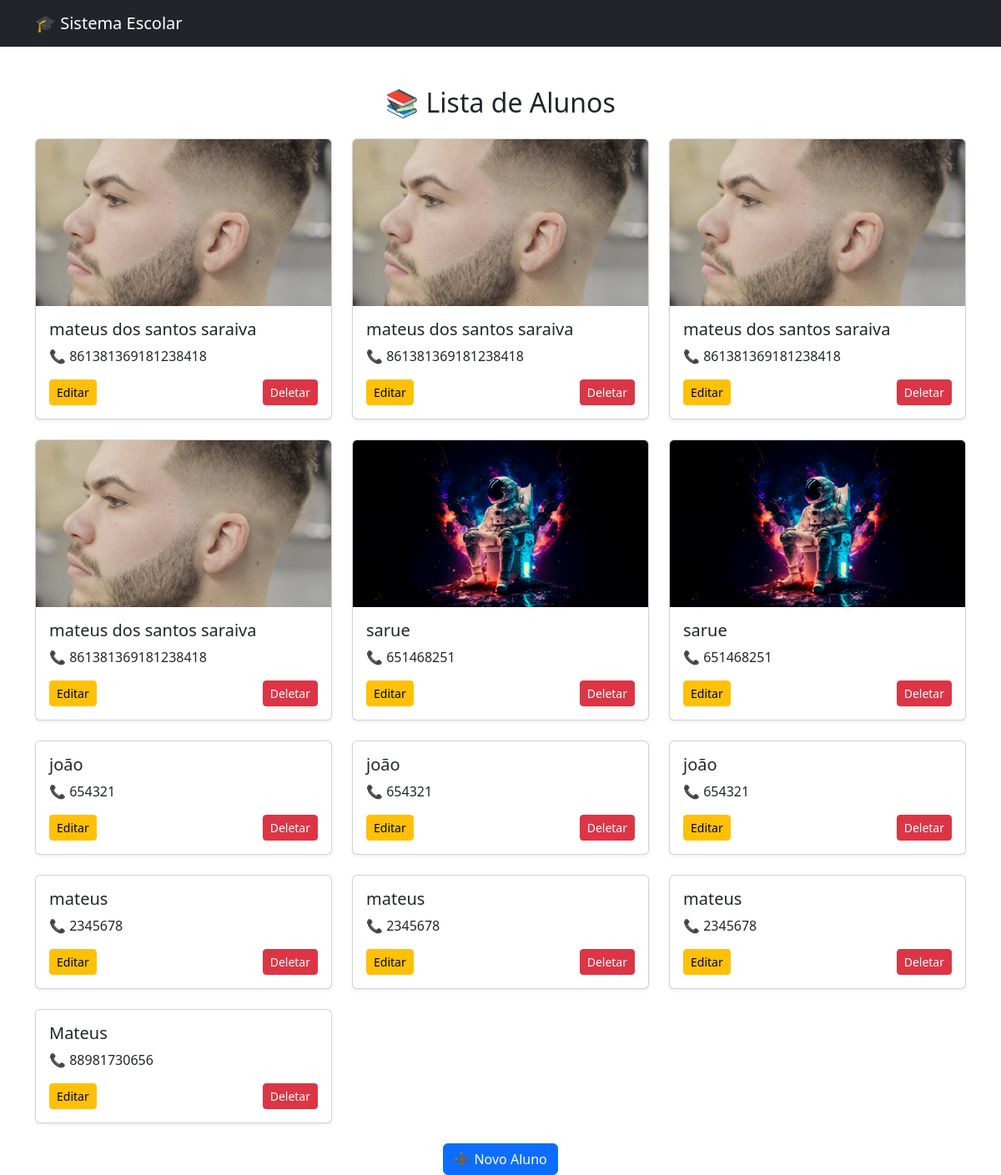
Page /alunos/web on the committed database.
### app/models/aluno.py (models this page shows)
class Aluno(Base):
    __tablename__ = "alunos"
    id = Column(Integer, primary_key=True, index=True)
    nome = Column(String)
    telefone = Column(String)
    foto = Column(String)

### app/routes/alunos.py (the view)
@router.get("/web")
def pagina_alunos(request: Request, db: Session = Depends(get_db)):
    alunos = aluno_service.listar_alunos(db)
    return templates.TemplateResponse("alunos.html", {
        "request": request,
        "alunos": alunos
    })

### app/templates/alunos.html (shortened to what this page needs)
<!DOCTYPE html>
<html>
<head>
    <link href="https://cdn.jsdelivr.net/npm/bootstrap@5.3.0/dist/css/bootstrap.min.css" rel="stylesheet">
</head>
<body>
<nav class="navbar navbar-dark bg-dark">
    <div class="container">
        <span class="navbar-brand">🎓 Sistema Escolar</span>
    </div>
</nav>
<div class="container mt-5">
    <h2 class="mb-4 text-center">📚 Lista de Alunos</h2>
    <div class="row">
        {% for aluno in alunos %}
        <div class="col-md-4">
            <div class="card mb-4 shadow-sm">
                {% if aluno.foto %}
                <img src="{{ aluno.foto }}" class="card-img-top" style="height: 200px; object-fit: cover;">
                {% endif %}
                <div class="card-body">
                    <h5 class="card-title">{{ aluno.nome }}</h5>
                    <p class="card-text">📞 {{ aluno.telefone }}</p>
                    <div class="d-flex justify-content-between">
                        <a href="/alunos/editar/{{ aluno.id }}" class="btn btn-warning btn-sm">Editar</a>
                        <a href="/alunos/deletar/{{ aluno.id }}" class="btn btn-danger btn-sm">Deletar</a>
                    </div>
                </div>
            </div>
        </div>
        {% endfor %}
    </div>
    <div class="text-center">
        <a href="/alunos/form" class="btn btn-primary">➕ Novo Aluno</a>
    </div>
</div>
</body>
</html>

### rows in the picture
Aluno: foto (picture), nome "mateus dos santos saraiva", telefone "861381369181238418"
Aluno: foto (picture), nome "mateus dos santos saraiva", telefone "861381369181238418"
Aluno: foto (picture), nome "mateus dos santos saraiva", telefone "861381369181238418"
Aluno: foto (picture), nome "mateus dos santos saraiva", telefone "861381369181238418"
Aluno: foto (picture), nome "sarue", telefone "651468251"
Aluno: foto (picture), nome "sarue", telefone "651468251"
Aluno: nome "joão", telefone "654321"
Aluno: nome "joão", telefone "654321"
Aluno: nome "joão", telefone "654321"
Aluno: nome "mateus", telefone "2345678"
Aluno: nome "mateus", telefone "2345678"
Aluno: nome "mateus", telefone "2345678"
Aluno: nome "Mateus", telefone "88981730656"
